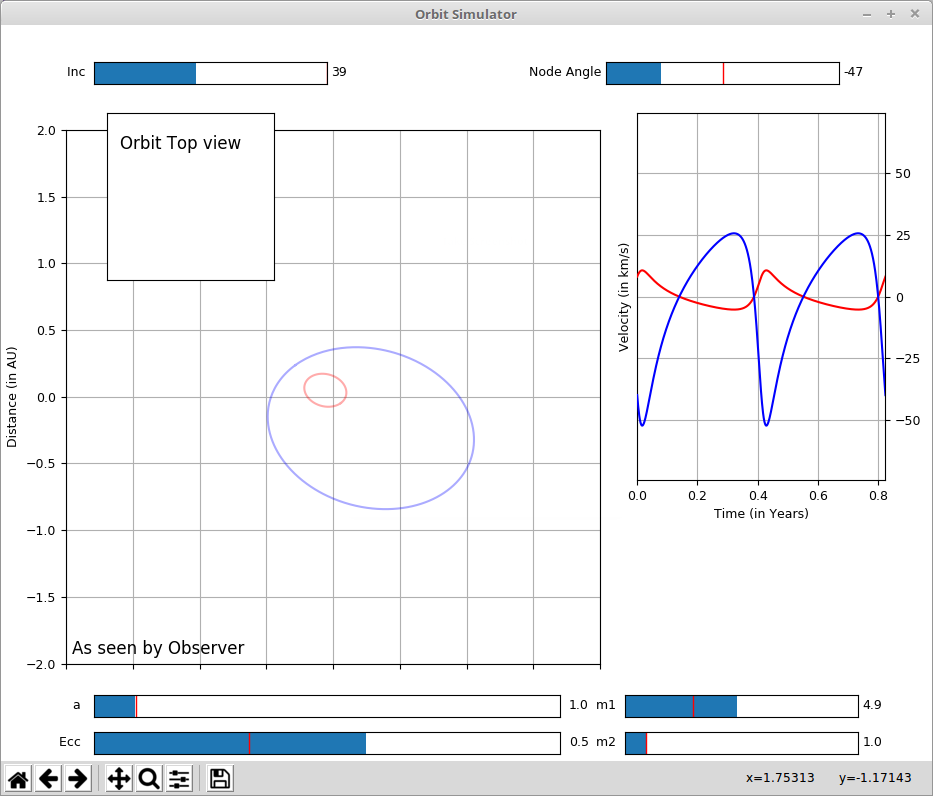

Generate this figure with Python:
# -*- coding: utf-8 -*-
"""
Created on Wed Aug 21 17:49:21 2013

@author: Amit Vishwas
Minor edits by Michael Lam
"""
import numpy as np
from matplotlib import pyplot as plt

#from mpl_toolkits.mplot3d import Axes3D
#import mpl_toolkits.mplot3d.art3d as art3d

from matplotlib.patches import Ellipse
from matplotlib import animation

import matplotlib.gridspec as gridspec

# Font to be used for labels on the plot

font = {'size'   : 9}
plt.rc('font', **font)

# Setup figure and subplots

# Size, dpi and Title for Plot window
#fig = plt.figure(num = 'Orbit Simulator', figsize = (12,8.5),dpi = 100) 
fig = plt.figure(num = 'Orbit Simulator', figsize = (9.5,6.75),dpi = 100) 

# Divide in 3x3 grid, set area to be used on the plot
gs = gridspec.GridSpec(3, 3)
gs.update(left=0.07, right=0.95, wspace=0.15)

#ax = fig.add_subplot(gs[0,:-1], aspect ='equal', projection = '3d') # Maybe use to implement 3D view

# Define the main subplot where orbits are shown
ax = fig.add_subplot(gs[0:,:-1], aspect = 'equal')
ax.set_ylabel('Distance (in AU)')
plt.setp(ax.get_xticklabels(), visible=False) # Set xaxis tick labels to be invisible
ax.text(0.01, 0.01, 'As seen by Observer',
        verticalalignment='bottom', horizontalalignment='left',
        transform=ax.transAxes,
        color='Black', fontsize=12)

# Define the subplot where the velocity profile is shown
ax2 = fig.add_subplot(gs[:-1,-1], aspect = 'auto')
ax2.set_xlabel('Time (in Years)')
ax2.yaxis.tick_right()
ax2.set_ylabel('Velocity (in km/s)')
ax2.locator_params(nbins=6) # limit number of x-ticks

# Define subplot where the Top view of the orbit is shown
ax3 = fig.add_subplot(gs[0,0], aspect = 'equal')
ax3.xaxis.set_visible(False)
ax3.yaxis.set_visible(False)
ax3.text(0.1, 0.99, 'Orbit Top view',
        verticalalignment='top', horizontalalignment='left',
        transform=ax.transAxes,
        color='Black', fontsize=12)

pause = True # Click to pause functionality
change = False

# Initialize global variables - orbital elements

phase = 0.0 # Angle in the orbit, measured with respect to periastron
timer = 0.0 # Time Counter

 
comx = 0. # Center of Mass co-ordinates
comy = 0.

m1 = 3.0;                       # Mass of Obj 1, in Solar mass units
m2 = 1.0;                       # Mass of Obj 2, in Solar mass units

semi_a = 1.0                    # Semi major axis for the orbit, in AU

ecc = 0.3                       # Eccentricity

alpha = semi_a*(1-ecc**2)

nodeangle = 0.                  # Node angle for the orbit

inclination = np.pi/2           # Inclination of the orbit

mu = m1*m2/(m1+m2);             # Reduced Mass

semi_b = semi_a*(1-ecc**2)**0.5 # Semi-minor Axis

L = np.sqrt(mu*semi_a*(1-ecc**2)) # Orbital angula rmomentum : constant for a given orbit

P = ((1/(m1+m2))*semi_a**3)**0.5    #  Period of the orbit, in years

tarray = np.zeros(721) # Placeholder to store conversion  between time step "i" to phase in orbit
xt = np.zeros(721) # Placeholder to store conversion between time step "i" to actual time units in years

xt[:]= [(2*P/720)*x for x in range(721)]  

for i in range(721):
    tht = np.radians(phase)    
    tarray[i] = tht
    phase += np.absolute((1 + ecc*np.cos(tht))**2 / (1 - ecc**2)**1.5)
    phase %= 360

phase = 0.

##################### Show Orbiting Bodies & corresponding orbits

M1 = plt.Circle((0, 0), 0.03, fc='r', clip_on=True, lw = 0); # Draw a circle to represent Body 1
M2 = plt.Circle((0, 0), 0.03, fc='b', clip_on=True, lw = 0); # Draw a circle to represent Body 2

# Try to draw the orbit that the objects will follow
orb1, = ax.plot(0,0,'r-', alpha = 0.33, visible = False) # empty place holder graphs for orbits
orb2, = ax.plot(0,0,'b-', alpha = 0.33, visible = False)

############ Previous attempts for orbits ####
#Ellipse(xy=(-semi_a*(ecc)*(mu/m1), 0), width=2*semi_a*(mu/m1), height=2*semi_b*(mu/m1)*np.cos(inclination), 
#                        edgecolor='r', fc='None', alpha = 0.33, lw=1)
#Ellipse(xy=(semi_a*(ecc)*(mu/m2), 0), width=2*semi_a*(mu/m2), height=2*semi_b*(mu/m2)*np.cos(inclination), 
#                        edgecolor='b', fc='None', alpha = 0.33, lw=1)
##############################################
ax.set_xlim(-2, 2)
ax.set_ylim(-2, 2)
ax.grid(True)

############ Show Velocity of corrresponding bodies with respect to time

# Draw circles for showing the instantaneous velocity of the body on the velocity - time graph
#Mv1 = plt.Circle((0, 0), 0.05*P, fc = 'r', ec='r', clip_on=True, lw = 1); 
#Mv2 = plt.Circle((0, 0), 0.05*P, fc = 'k', ec='k', clip_on=True, lw = 1);
Mv1 = Ellipse((0, 0), 0.1*P, 0.1*P, fc = 'r', ec='r', clip_on=True, lw = 1);
Mv2 = Ellipse((0, 0), 0.1*P, 0.1*P, fc = 'b', ec='b', clip_on=True, lw = 1);

# 29.87 is velocity of Earth around the Sun, scaled using a^3/(M_sol) = P^2
d3 = 29.87*np.sqrt((m1+m2/alpha))*(1+ecc) 
d4 = 29.87*np.sqrt((m1+m2/alpha))* ecc

d6 = np.sin(inclination)*np.sqrt((d4**2 + d3**2)) # used to define the axis limit on velocity plot, some number larger than either

v1, = ax2.plot(0,0,'r-', visible = False) # empty place holder graphs for velocity curves
v2, = ax2.plot(0,0,'b-', visible = False)
ax2.set_xlim(0, 2*P) # Plot velocity for two prbits
ax2.set_ylim(-d6-0.1, d6+0.1)
ax2.grid(True)

#ax.get_xaxis().set_animated(True)  # enabling it takes away the labels

############### Preffered view of the orbits - from the top, no effect of inclination ####

Mi1 = plt.Circle((0, 0), 0.05, fc='r', clip_on=True, lw = 0);
Mi2 = plt.Circle((0, 0), 0.05, fc='b', clip_on=True, lw = 0); 

# Draw orbits as elipses
orbi1 = Ellipse(xy=(-semi_a*(ecc)*(mu/m1), 0), width=2*semi_a*(mu/m1), height=2*semi_b*(mu/m1), 
                        edgecolor='r', fc='None', lw=0.5)
orbi2 = Ellipse(xy=(semi_a*(ecc)*(mu/m2), 0), width=2*semi_a*(mu/m2), height=2*semi_b*(mu/m2), 
                        edgecolor='b', fc='None', lw=0.5)

ax3.set_xlim(-2, 2)
ax3.set_ylim(-2, 2)
ax3.grid(True)

###############################################################################

# pause animation on click
def onClick(event):
    global pause
    pause ^= True

###############################################################################

def init():
    global M1, M2, orb1, orb2, Mv1, Mv2, Mi1, Mi2, orbi1, orbi2, phase, v1, v2

    M1.center = (-100, -100)        # initialize the patches at a far location
    M2.center = (-100, -100)
    
    ax.add_patch(M1)
#    art3d.pathpatch_2d_to_3d(M1, z=0, zdir="x")
    ax.add_patch(M2)
#    art3d.pathpatch_2d_to_3d(M2, z=0, zdir="x")

#    orb1.center = (-100, -100)
#    ax.add_patch(orb1)
#    orb2.center = (-100, -100)
#    ax.add_patch(orb2)
#####################################################    

    Mv1.center = (-100, -100)
    Mv2.center = (-100, -100)

    ax2.add_patch(Mv1)
    ax2.add_patch(Mv2)


#####################################################

    Mi1.center = (-100, -100)
    Mi2.center = (-100, -100)

    ax3.add_patch(Mi1)
    ax3.add_patch(Mi2)

    orbi1.center = (-100, -100)
    ax3.add_patch(orbi1)
    orbi2.center = (-100, -100)
    ax3.add_patch(orbi2)
######################################################    
    
## return everything that you want to remain visible as the animation runs    
    return M1,M2, orb1, orb2, Mv1, Mv2, Mi1, Mi2, orbi1, orbi2, v1, v2

###############################################################################

def update(val):
    global comx, comy, m1, m2, d6
    global semi_a, semi_b, ecc, alpha, nodeangle, inclination 
    global mu, L, P, r , r1, r2
    global M1, M2, orb1, orb2, Mi1, Mi2, orbi1, orbi2, v1, v2, pause
    global phase, timer, xt, tarray, change

    phase = 0.
    timer = 0.
    
    v1.set_visible(False)
    v2.set_visible(False)
    
    orb2.set_visible(False)
    orb2.set_visible(False)    
    
    m1 = round(s_m1.val,1)
    m2 = round(s_m2.val,1)

    semi_a = round(s_a.val,1)

    if round(s_ecc.val,1) != ecc :
        ecc = round(s_ecc.val,1)
        change = True

    alpha = semi_a*(1-ecc**2)

    nodeangle = np.radians(int(s_node.val))

    inclination = np.radians(int(s_inc.val))
    
    mu = ((m1*m2)/(m1+m2));

    semi_b = semi_a*(1-ecc**2)**0.5

    L = np.sqrt(mu*alpha)

    P = ((1/(m1+m2))*semi_a**3)**0.5

    if change == True:

        for i in range(721):
            tht = np.radians(phase)    
            tarray[i] = tht
            phase += np.absolute((1 + ecc*np.cos(tht))**2 / (1 - ecc**2)**1.5)
            phase %= 360

        phase = 0.
        change = False

    xt[:]= [(2*P/720)*x for x in range(721)]    

    r = alpha/(1+ecc);
    r1 = r*(mu/m1);
    r2 = -r*(mu/m2);
    
    M1.set_radius(0.03*(semi_a))
    M2.set_radius(0.03*(semi_a)) 

    orb1.set_xdata(comx + (mu/m1)*(alpha/(1+(ecc*np.cos(tarray[0:361])))) * np.cos(tarray[0:361] + nodeangle));
    orb1.set_ydata(comy + (mu/m1)*(alpha/(1+(ecc*np.cos(tarray[0:361])))) * np.cos(inclination) * np.sin(tarray[0:361] + nodeangle));
    orb1.set_visible(True)
    ax.draw_artist(orb1)        
        
    orb2.set_xdata(comx - (mu/m2)*(alpha/(1+(ecc*np.cos(tarray[0:361])))) * np.cos(tarray[0:361] + nodeangle));
    orb2.set_ydata(comy - (mu/m2)*(alpha/(1+(ecc*np.cos(tarray[0:361])))) * np.cos(inclination) * np.sin(tarray[0:361] + nodeangle));
    orb2.set_visible(True)
    ax.draw_artist(orb2)
    
########### Old orbit plot attempt ####
#    orb1.center = (comx + semi_a*(ecc)*(mu/m1)*np.cos(nodeangle+np.pi), comy + np.cos(inclination)*semi_a*(ecc)*(mu/m1)*np.sin(nodeangle+np.pi))
#
#    orb1.width = 2*semi_a*(mu/m1)*(np.cos(nodeangle))**2 + 2*semi_b*(mu/m1)*(np.sin(nodeangle))**2
#    orb1.height = np.cos(inclination)*(2*semi_a*(mu/m1)*(np.sin(nodeangle))**2 + 2*semi_b*(mu/m1)*(np.cos(nodeangle))**2)
#    #orb1.angle = np.rad2deg(nodeangle)   
#    
#    orb2.center = (comx + semi_a*(ecc)*(mu/m2)*np.cos(nodeangle), comy + np.cos(inclination)*semi_a*(ecc)*(mu/m2)*np.sin(nodeangle))
#
#    orb2.width = 2*semi_a*(mu/m2)*(np.cos(nodeangle))**2 + 2*semi_b*(mu/m2)*(np.sin(nodeangle))**2
#    orb2.height = np.cos(inclination)*(2*semi_a*(mu/m2)*(np.sin(nodeangle))**2 + 2*semi_b*(mu/m2)*(np.cos(nodeangle))**2)
    #orb2.angle = np.rad2deg(nodeangle)

    ax.set_xlim(-2*semi_a, 2*semi_a)
    ax.set_ylim(-2*semi_a, 2*semi_a)
###############################################################    

    d3 = 29.87*np.sqrt((m1+m2/alpha))*(1+ecc)
    d4 = 29.87*np.sqrt((m1+m2/alpha))* ecc
     
    d6 = np.sin(inclination)*np.sqrt((d4**2 + d3**2))
    
    
    v1.set_ydata((mu/m1)*np.sin(inclination)*(d4*np.sin(tarray+nodeangle)*np.sin(tarray) + (1/(1+ecc))*d3*np.cos(tarray+nodeangle)*(1+ecc*np.cos(tarray))))
    v1.set_xdata(xt)
    v1.set_visible(True)    
    ax2.draw_artist(v1)
    
    v2.set_ydata((-mu/m2)*np.sin(inclination)*(d4*np.sin(tarray+nodeangle)*np.sin(tarray) + (1/(1+ecc))*d3*np.cos(tarray+nodeangle)*(1+ecc*np.cos(tarray)))) 
    v2.set_xdata(xt)
    v2.set_visible(True)
    ax2.draw_artist(v2)
 
    ax2.set_xlim(0, 2*P)
    ax2.set_ylim(-d6-0.1, d6+0.1)   
    
    ratio = (d6+0.1)/P #ylim/xlim ratio

    #Mv1.set_radius(0.05*(P))
    #Mv2.set_radius(0.05*(P)) 
    Mv1.width = 0.1*P
    Mv1.height = 0.1*P*ratio
    Mv2.width = 0.1*P
    Mv2.height = 0.1*P*ratio# / np.sin(inclination)
###############################################################

    Mi1.set_radius(0.05*(semi_a))
    Mi2.set_radius(0.05*(semi_a)) 
    
    orbi1.width = 2*semi_a*(mu/m1)
    orbi1.height = 2*semi_b*(mu/m1)

    orbi1.angle = np.rad2deg(nodeangle)   
    orbi1.center = (comx + semi_a*(ecc)*(mu/m1)*np.cos(nodeangle+np.pi), comy + semi_a*(ecc)*(mu/m1)*np.sin(nodeangle+np.pi))
    
    orbi2.width = 2*semi_a*(mu/m2)
    orbi2.height = 2*semi_b*(mu/m2)
    
    orbi2.angle = np.rad2deg(nodeangle)
    orbi2.center = (comx + semi_a*(ecc)*(mu/m2)*np.cos(nodeangle), comy + semi_a*(ecc)*(mu/m2)*np.sin(nodeangle))
    
    ax3.set_xlim(-2*semi_a, 2*semi_a)
    ax3.set_ylim(-2*semi_a, 2*semi_a)
##################################################################    
    pause = False

###############################################################################

def animate(i):

    global semi_a, alpha, ecc, inclination, nodeangle
    global r, r1, r2, mu, m1, m2, P
    global M1, M2, orb1, orb2, Mi1, Mi2, orbi1, orbi2, comx, comy
    global phase, tarray, timer, xt

    if not pause:
        
        tht = phase
        
        r = alpha/(1+(ecc*np.cos(tht)));
        r1 = r*(mu/m1);
        r2 = -r*(mu/m2);
#############################################################    
        #x1, y1 = M1.center
        x1 = comx + r1 * np.cos(tht + nodeangle);
        y1 = (comy + r1 * np.cos(inclination) * np.sin(tht + nodeangle));
        
        #x2, y2 = M2.center
        x2 = comx + r2 * np.cos(tht + nodeangle);
        y2 = (comy + r2 * np.cos(inclination) * np.sin(tht + nodeangle));
        
        M1.center = (x1, y1)
        M2.center = (x2, y2)
    
#        orb1.center = (comx + semi_a*(ecc)*(mu/m1)*np.cos(nodeangle+np.pi), comy + np.cos(inclination)*semi_a*(ecc)*(mu/m1)*np.sin(nodeangle+np.pi))
#        orb2.center = (comx + semi_a*(ecc)*(mu/m2)*np.cos(nodeangle), comy + np.cos(inclination)*semi_a*(ecc)*(mu/m2)*np.sin(nodeangle))
############################################################ 

        d3 = 29.87*np.sqrt((m1+m2/alpha))*(1+ecc*np.cos(tht))
        d4 = 29.87*np.sqrt((m1+m2/alpha))* ecc*np.sin(tht)
     
        d6 = np.sin(inclination)*(d4*np.sin(tht+nodeangle) + d3*np.cos(tht+nodeangle))
         
        
        vm1 = (mu/m1)*d6
        vm2 = -(mu/m2)*d6
     
        xv1, yv1 = Mv1.center
        xv1 = 2*P*(timer/720)
        yv1 = vm1
         
        xv2, yv2 = Mv2.center
        xv2 = 2*P*(timer/720)
        yv2 = vm2
        
        Mv1.center = (xv1, yv1)
        Mv2.center = (xv2, yv2)
#############################################################

        xi1 = comx + r1 * np.cos(tht + nodeangle);
        yi1 = comy + r1 * np.sin(tht + nodeangle);
        
        xi2 = comx + r2 * np.cos(tht + nodeangle);
        yi2 = comy + r2 * np.sin(tht + nodeangle);

        Mi1.center = (xi1, yi1)
        Mi2.center = (xi2, yi2)
    
        orbi1.center = (comx + semi_a*(ecc)*(mu/m1)*np.cos(nodeangle+np.pi), comy + semi_a*(ecc)*(mu/m1)*np.sin(nodeangle+np.pi))
        orbi2.center = (comx + semi_a*(ecc)*(mu/m2)*np.cos(nodeangle), comy + semi_a*(ecc)*(mu/m2)*np.sin(nodeangle))
############################################################ 

        phase = tarray[timer]        
        timer += 1
        timer %= 720
    
    return M1,M2, orb1, orb2, Mv1, Mv2, v1, v2, Mi1, Mi2, orbi1, orbi2

###############################################################################

fig.canvas.mpl_connect('button_press_event', onClick)

anim = animation.FuncAnimation(fig, animate, 
                               init_func=init, 
                               frames=360, 
                               interval=20,
                               blit=True, repeat = True)
                               
###############################################################################

############################## Put sliders

axslider_inc = plt.axes([0.1, 0.92, 0.25, 0.03])
s_inc = plt.Slider(axslider_inc, 'Inc ', 0, 90, valfmt='%0d', valinit=90)
s_inc.on_changed(update)

axslider_node = plt.axes([0.65, 0.92, 0.25, 0.03])
s_node = plt.Slider(axslider_node, 'Node Angle', -90, 90, valfmt='%0d', valinit=0)
s_node.on_changed(update)

axslider_a = plt.axes([0.1, 0.06, 0.5, 0.03])
s_a = plt.Slider(axslider_a, 'a ', 0.1, 10.0, valfmt='%0.1f', valinit=1.0)
s_a.on_changed(update)

axslider_ecc = plt.axes([0.1, 0.01, 0.5, 0.03])
s_ecc = plt.Slider(axslider_ecc, 'Ecc ', 0, 0.9, valfmt='%0.1f', valinit=0.3)
s_ecc.on_changed(update)

axslider_m1 = plt.axes([0.67, 0.06, 0.25, 0.03])
s_m1 = plt.Slider(axslider_m1, 'm1 ', 0.1, 10.0, valfmt='%0.1f', valinit=3.0)
s_m1.on_changed(update)

axslider_m2 = plt.axes([0.67, 0.01, 0.25, 0.03])
s_m2 = plt.Slider(axslider_m2, 'm2 ', 0.1, 10.0, valfmt='%0.1f', valinit=1.0)
s_m2.on_changed(update)

###############################################################################

plt.show()
